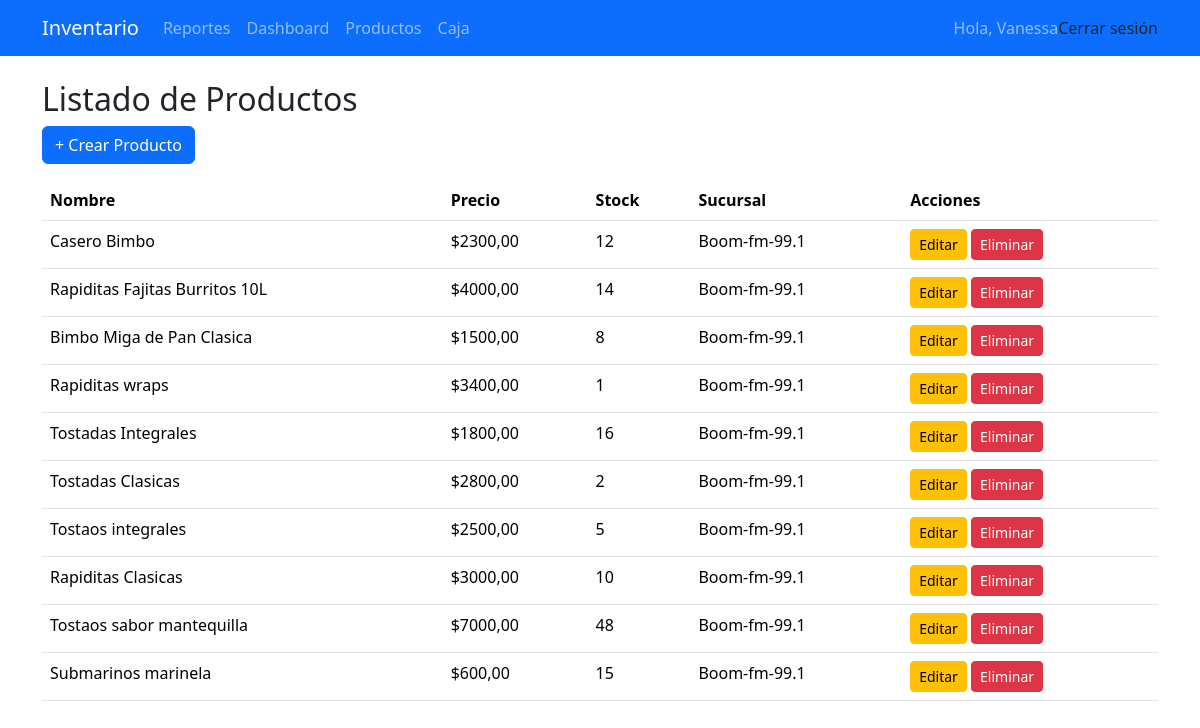
The app's page /productos/ (signed in) with its own data.
### inventario/models.py (models this page shows, shortened)
class Producto(models.Model):
    nombre = models.CharField(max_length=120)
    descripcion = models.TextField(blank=True)
    precio = models.DecimalField(max_digits=10, decimal_places=2)
    stock = models.PositiveIntegerField(default=0)
    sucursal = models.ForeignKey(Sucursal, on_delete=models.CASCADE, related_name='productos')
    fecha_creacion = models.DateTimeField(auto_now_add=True)

class Sucursal(models.Model):
    nombre = models.CharField(max_length=100, unique=True)
    direccion = models.CharField(max_length=200, blank=True, null=True)
    telefono = models.CharField(max_length=20, blank=True, null=True)

### inventario/views_productos.py (the view)
# urls.py: path('productos/', ProductoListView.as_view(), name='producto_list'),
class ProductoListView(ProductoBase, ListView):
    model = Producto
    template_name = 'inventario/producto_list.html'
    context_object_name = 'productos'
    paginate_by = 20
    def get_queryset(self):
        qs = Producto.objects.select_related('sucursal').order_by('-fecha_creacion', 'nombre')
        qs = self.filtrar_por_permiso(qs)
        q = self.request.GET.get('q')
        if q:
            qs = qs.filter(
                Q(nombre__icontains=q) |
                Q(descripcion__icontains=q) |
                Q(sucursal__nombre__icontains=q)
            )
        return qs
    def get_context_data(self, **kwargs):
        ctx = super().get_context_data(**kwargs)
        ctx['q'] = self.request.GET.get('q', '')
        return ctx

### inventario/context_processors.py (called while the page is built)
def role_context(request):
    role = None
    if request.user.is_authenticated:
        perfil = getattr(request.user, 'perfil', None)
        role = getattr(perfil, 'rol', None)
    return {'role': role}

### inventario/permissions.py (called while the page is built)
def role_and_sucursales(user):
    perfil = getattr(user, 'perfil', None)
    if not perfil:
        return None, []
    if perfil.rol in ['Administrador', 'Subadministrador']:
        return perfil.rol, list(Sucursal.objects.all())
    elif perfil.sucursal:
        return perfil.rol, [perfil.sucursal]
    else:
        return perfil.rol, []

### inventario/views_productos.py (called while the page is built)
    def get_rol_y_sucursales(self):
        return role_and_sucursales(self.request.user)

    def filtrar_por_permiso(self, qs):
        rol, sucursales = self.get_rol_y_sucursales()
        if rol in ALLOWED_ROLES_FOR_EDIT:
            return qs
        return qs.filter(sucursal__in=sucursales)

### templates/inventario/producto_list.html
{% extends "base.html" %}
{% block content %}
  <h2>Listado de Productos</h2>
  <a href="{% url 'producto_create' %}" class="btn btn-primary">+ Crear Producto</a>
  <table class="table mt-3">
    <thead>
      <tr>
        <th>Nombre</th>
        <th>Precio</th>
        <th>Stock</th>
        <th>Sucursal</th>
        <th>Acciones</th>
      </tr>
    </thead>
    <tbody>
      {% for producto in productos %}
        <tr>
          <td>{{ producto.nombre }}</td>
          <td>${{ producto.precio }}</td>
          <td>{{ producto.stock }}</td>
          <td>{{ producto.sucursal.nombre }}</td>
          <td>
            <a href="{% url 'producto_update' producto.id %}" class="btn btn-sm btn-warning">Editar</a>
            <a href="{% url 'producto_delete' producto.id %}" class="btn btn-sm btn-danger">Eliminar</a>
          </td>
        </tr>
      {% empty %}
        <tr><td colspan="5">No hay productos registrados.</td></tr>
      {% endfor %}
    </tbody>
  </table>
{% endblock %}

### templates/base.html (shortened to what this page needs)
<!DOCTYPE html>
<html lang="es">
<head>
  <link
    rel="stylesheet"
    href="https://cdn.jsdelivr.net/npm/bootstrap@5.3.3/dist/css/bootstrap.min.css"
  />
</head>
<body>
  <nav class="navbar navbar-expand-lg navbar-dark bg-primary">
    <div class="container">
      <a class="navbar-brand" href="{% url 'home' %}">Inventario</a>
      <div class="collapse navbar-collapse">
        <ul class="navbar-nav me-auto">
        {% if user.is_authenticated and role in "Administrador Subadministrador Supervisión" %}
        <li class="nav-item"><a class="nav-link" href="{% url 'reportes_home' %}">Reportes</a></li>
        <li class="nav-item"><a class="nav-link" href="{% url 'reportes_dashboard' %}">Dashboard</a></li>
        {% endif %}
          {% if user.is_authenticated %}
            <li class="nav-item">
              <a class="nav-link" href="{% url 'producto_list' %}">Productos</a>
            </li>
            <li class="nav-item">
              <a class="nav-link" href="{% url 'caja_estado' %}">Caja</a>
            </li>
          {% endif %}
        </ul>
        <ul class="navbar-nav ms-auto">
          {% if user.is_authenticated %}
            <li class="nav-item">
              <span class="navbar-text">Hola, {{ user.username }}</span>
            </li>
            <form method="post" action="{% url 'logout' %}">
  <button type="submit" class="dropdown-item">Cerrar sesión</button>
</form>
          {% else %}
            <li class="nav-item">
              <a class="nav-link" href="{% url 'login' %}">Iniciar sesión</a>
            </li>
          {% endif %}
        </ul>
      </div>
    </div>
  </nav>
  <main class="container py-4">
    {% block content %}{% endblock %}
  </main>
</body>
</html>

### records on screen
Producto: nombre "Casero Bimbo", precio "2300,00", stock "12", sucursal.nombre "Boom-fm-99.1"
Producto: nombre "Rapiditas Fajitas Burritos 10L", precio "4000,00", stock "14", sucursal.nombre "Boom-fm-99.1"
Producto: nombre "Bimbo Miga de Pan Clasica", precio "1500,00", stock "8", sucursal.nombre "Boom-fm-99.1"
Producto: nombre "Rapiditas wraps", precio "3400,00", stock "1", sucursal.nombre "Boom-fm-99.1"
Producto: nombre "Tostadas Integrales", precio "1800,00", stock "16", sucursal.nombre "Boom-fm-99.1"
Producto: nombre "Tostadas Clasicas", precio "2800,00", stock "2", sucursal.nombre "Boom-fm-99.1"
Producto: nombre "Tostaos integrales", precio "2500,00", stock "5", sucursal.nombre "Boom-fm-99.1"
Producto: nombre "Rapiditas Clasicas", precio "3000,00", stock "10", sucursal.nombre "Boom-fm-99.1"
Producto: nombre "Tostaos sabor mantequilla", precio "7000,00", stock "48", sucursal.nombre "Boom-fm-99.1"
Producto: nombre "Submarinos marinela", precio "600,00", stock "15", sucursal.nombre "Boom-fm-99.1"

### other values on screen
{{ user.username }} "Vanessa"
